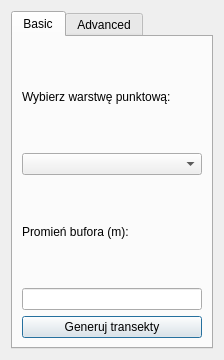
<?xml version="1.0" encoding="UTF-8"?>
<ui version="4.0">
 <class>BatTransectsDialog</class>
 <widget class="QDialog" name="BatTransectsDialog">
  <property name="windowTitle">
   <string>Bat Transects</string>
  </property>
  <layout class="QVBoxLayout" name="mainLayout">
   <item>
    <widget class="QTabWidget" name="tabWidget">
     <property name="currentIndex">
      <number>0</number>
     </property>
     <widget class="QWidget" name="basicTab">
      <attribute name="title">
       <string>Basic</string>
      </attribute>
      <layout class="QVBoxLayout" name="basicLayout">
       <item>
        <widget class="QLabel" name="labelLayer">
         <property name="text">
          <string>Wybierz warstwę punktową:</string>
         </property>
        </widget>
       </item>
       <item>
        <widget class="QComboBox" name="layerComboBox"/>
       </item>
       <item>
        <widget class="QLabel" name="labelBuffer">
         <property name="text">
          <string>Promień bufora (m):</string>
         </property>
        </widget>
       </item>
       <item>
        <widget class="QLineEdit" name="bufferLineEdit"/>
       </item>
       <item>
        <widget class="QPushButton" name="generateButton">
         <property name="text">
          <string>Generuj transekty</string>
         </property>
        </widget>
       </item>
      </layout>
     </widget>
     <widget class="QWidget" name="advancedTab">
      <attribute name="title">
       <string>Advanced</string>
      </attribute>
      <layout class="QVBoxLayout" name="advancedLayout">
       <item>
        <widget class="QLabel" name="labelExclude">
         <property name="text">
          <string>Wyklucz typy dróg:</string>
         </property>
        </widget>
       </item>
       <item>
        <widget class="QCheckBox" name="checkFootway">
         <property name="text">
          <string>footway</string>
         </property>
        </widget>
       </item>
       <item>
        <widget class="QCheckBox" name="checkCycleway">
         <property name="text">
          <string>cycleway</string>
         </property>
        </widget>
       </item>
       <item>
        <widget class="QCheckBox" name="checkPath">
         <property name="text">
          <string>path</string>
         </property>
        </widget>
       </item>
       <item>
        <widget class="QCheckBox" name="checkPedestrian">
         <property name="text">
          <string>pedestrian</string>
         </property>
        </widget>
       </item>
       <item>
        <widget class="QLabel" name="labelEnv">
         <property name="text">
          <string>Uwzględnij środowisko (priorytet):</string>
         </property>
        </widget>
       </item>
       <item>
        <widget class="QCheckBox" name="checkForest">
         <property name="text">
          <string>Las</string>
         </property>
        </widget>
       </item>
       <item>
        <widget class="QCheckBox" name="checkWater">
         <property name="text">
          <string>Woda</string>
         </property>
        </widget>
       </item>
       <item>
        <widget class="QCheckBox" name="checkCave">
         <property name="text">
          <string>Jaskinie</string>
         </property>
        </widget>
       </item>
       <item>
        <widget class="QCheckBox" name="checkAbandoned">
         <property name="text">
          <string>Pustostany</string>
         </property>
        </widget>
       </item>
       <item>
        <widget class="QLabel" name="labelDistance">
         <property name="text">
          <string>Maksymalna odległość (m):</string>
         </property>
        </widget>
       </item>
       <item>
        <widget class="QLineEdit" name="lineEditMaxDistance"/>
       </item>
      </layout>
     </widget>
    </widget>
   </item>
  </layout>
 </widget>
 <resources/>
 <connections/>
</ui>
